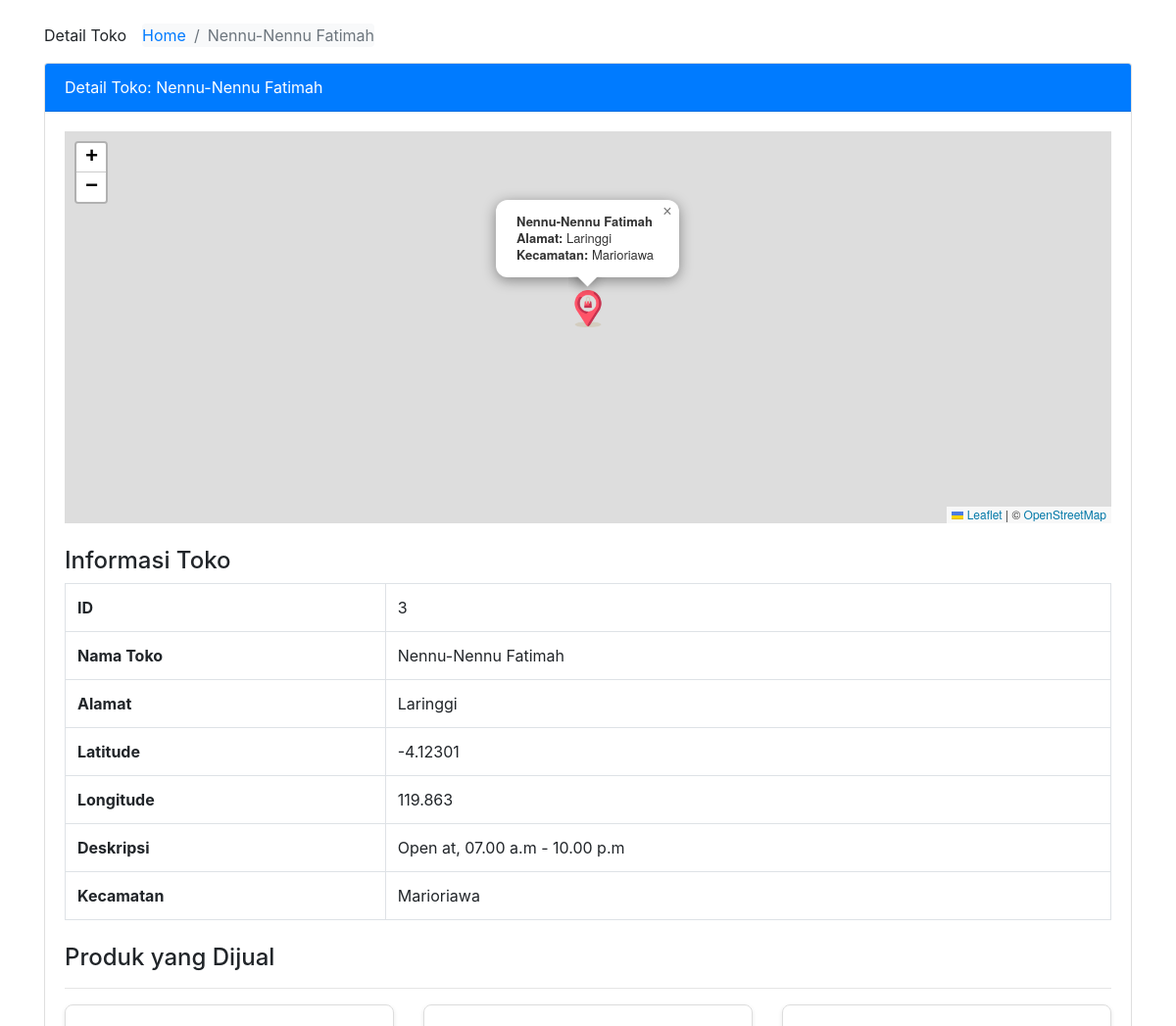
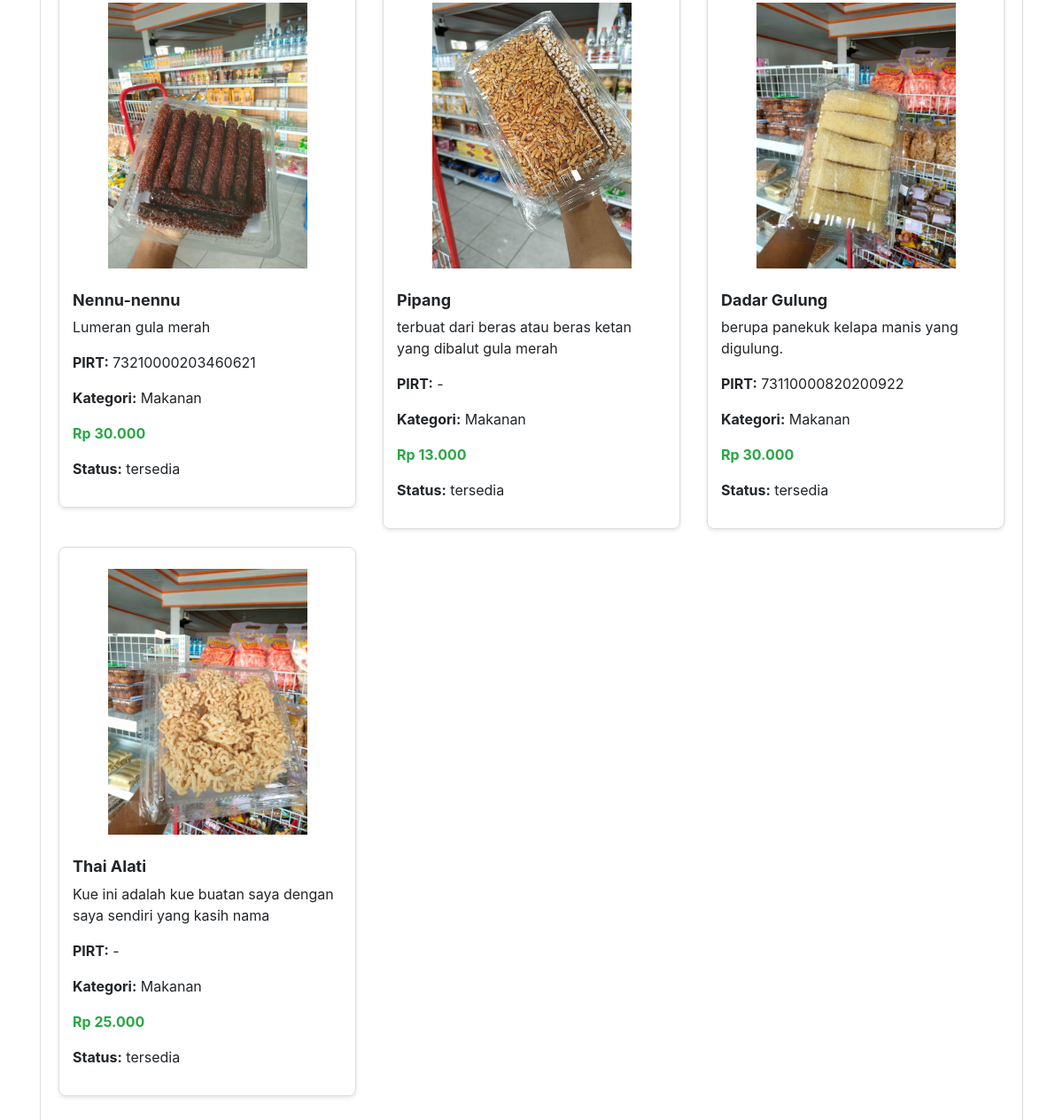
/admin/detailpeta.php?id=3, run on the app's committed database (2 pictures, top to bottom).
### tables this page shows
CREATE TABLE `toko` (
  `id` int(11) NOT NULL,
  `name` varchar(100) NOT NULL,
  `address` varchar(255) NOT NULL,
  `latitude` float NOT NULL,
  `longitude` float NOT NULL,
  `description` text DEFAULT NULL,
  `whatsapp_number` varchar(15) DEFAULT NULL,
  `image_url` varchar(255) NOT NULL,
  `kecamatan_id` int(11) DEFAULT NULL
);

CREATE TABLE `kecamatan` (
  `id` int(11) NOT NULL,
  `name` varchar(100) NOT NULL
);

CREATE TABLE `products` (
  `id` int(11) NOT NULL,
  `name` varchar(100) NOT NULL,
  `category_id` int(11) NOT NULL,
  `PIRT` varchar(255) NOT NULL,
  `description` text DEFAULT NULL,
  `price` decimal(10,2) NOT NULL,
  `stock_status` enum('tersedia','habis') NOT NULL,
  `image_url` varchar(255) DEFAULT NULL,
  `store_id` int(11) NOT NULL
);

CREATE TABLE `categories` (
  `id` int(11) NOT NULL,
  `name` varchar(100) NOT NULL
);

### admin/detailpeta.php (the view, shortened to what this page needs)
<?php
include('../koneksi.php');
$toko_id = isset($_GET['id']) ? $_GET['id'] : 0;
$query_toko = "
    SELECT t.id, t.name AS toko_name, t.address, t.description,
           t.latitude, t.longitude, t.kecamatan_id, k.name AS kecamatan_name
    FROM toko t
    JOIN kecamatan k ON t.kecamatan_id = k.id
    WHERE t.id = $toko_id";
$result_toko = mysqli_query($koneksi, $query_toko);
$toko = mysqli_fetch_assoc($result_toko);
$query_products = "
    SELECT p.id, p.name AS product_name, p.PIRT, p.description,
           p.price, p.stock_status, p.image_url, c.name AS category_name
    FROM products p
    LEFT JOIN categories c ON p.category_id = c.id
    WHERE p.store_id = $toko_id";
$result_products = mysqli_query($koneksi, $query_products);
?>
<!DOCTYPE html>
<html lang="en">
<head>
    <link href="https://stackpath.bootstrapcdn.com/bootstrap/4.5.2/css/bootstrap.min.css" rel="stylesheet">
    <link rel="stylesheet" href="https://unpkg.com/leaflet@1.7.1/dist/leaflet.css" />
</head>
<body>
    <div class="container mt-4">
        <div class="page-breadcrumb d-flex align-items-center mb-3">
            <div class="breadcrumb-title pr-3">Detail Toko</div>
            <nav aria-label="breadcrumb">
                <ol class="breadcrumb mb-0 p-0">
                    <li class="breadcrumb-item"><a href="index.php"><i class='bx bx-home-alt'></i> Home</a></li>
                    <li class="breadcrumb-item active" aria-current="page"><?php echo $toko['toko_name']; ?></li>
                </ol>
            </nav>
        </div>
        <div class="card">
            <div class="card-header">Detail Toko: <?php echo $toko['toko_name']; ?></div>
            <div class="card-body">
                <div id="map"></div>
                <h4 class="mt-4">Informasi Toko</h4>
                <table class="table table-bordered">
                    <tr>
                        <th>ID</th>
                        <td><?php echo $toko['id']; ?></td>
                    </tr>
                    <tr>
                        <th>Nama Toko</th>
                        <td><?php echo $toko['toko_name']; ?></td>
                    </tr>
                    <tr>
                        <th>Alamat</th>
                        <td><?php echo $toko['address']; ?></td>
                    </tr>
                    <tr>
                        <th>Latitude</th>
                        <td><?php echo $toko['latitude']; ?></td>
                    </tr>
                    <tr>
                        <th>Longitude</th>
                        <td><?php echo $toko['longitude']; ?></td>
                    </tr>
                    <tr>
                        <th>Deskripsi</th>
                        <td><?php echo $toko['description']; ?></td>
                    </tr>
                    <tr>
                        <th>Kecamatan</th>
                        <td><?php echo $toko['kecamatan_name']; ?></td>
                    </tr>
                </table>
                <h4 class="mt-4">Produk yang Dijual</h4>
                <hr>
                <div class="row">
                    <?php while ($product = mysqli_fetch_assoc($result_products)) { ?>
                        <div class="col-md-4">
                            <div class="product-card">
                                <br>
                                <img src="../uploads/<?php echo $product['image_url']; ?>" alt="<?php echo $product['product_name']; ?>">
                                <div class="product-card-body">
                                    <h5 class="product-card-title"><?php echo $product['product_name']; ?></h5>
                                    <p><?php echo $product['description']; ?></p>
                                    <p><strong>PIRT:</strong> <?php echo $product['PIRT']; ?></p>
                                    <p><strong>Kategori:</strong> <?php echo $product['category_name']; ?></p>
                                    <p class="product-card-price">Rp <?php echo number_format($product['price'], 0, ',', '.'); ?></p>
                                    <p><strong>Status:</strong> <?php echo $product['stock_status']; ?></p>
                                </div>
                            </div>
                        </div>
                    <?php } ?>
                </div>
</div>
            </div>
        </div>
</body>
</html>

### admin/detailpeta.php (style rules this page uses)
#map { height: 400px; width: 100%; }
.product-card { border: 1px solid #ddd; border-radius: 8px; overflow: hidden; box-shadow: 0 2px 4px rgba(0, 0, 0, 0.1); margin-bottom: 20px; }
.product-card img { display: block; margin: 0 auto; width: auto; max-width: 300%; height: auto; max-height: 300px; object-fit: contain; margin-bottom: 10px; }
.product-card-body { padding: 15px; }
.product-card-title { font-size: 18px; font-weight: bold; }
.product-card-price { color: #28a745; font-weight: bold; }
.breadcrumb { background-color: #f8f9fa; }
.card-header { background-color: #007bff; color: white; }

### data on the page
toko: name "Nennu-Nennu Fatimah", id "3", address "Laringgi", latitude "-4.12301", longitude "119.863", description "Open at, 07.00 a.m - 10.00 p.m", kecamatan.name "Marioriawa"
products: image_url (picture), name "Nennu-nennu", description "Lumeran gula merah", PIRT "73210000203460621", category.name "Makanan", price "30.000", stock_status "tersedia"
products: image_url (picture), name "Pipang", description "terbuat dari beras atau beras ketan yang dibalut gula merah", PIRT "-", category.name "Makanan", price "13.000", stock_status "tersedia"
products: image_url (picture), name "Dadar Gulung", description "berupa panekuk kelapa manis yang digulung.", PIRT "73110000820200922", category.name "Makanan", price "30.000", stock_status "tersedia"
products: image_url (picture), name "Thai Alati", description "Kue ini adalah kue buatan saya dengan saya sendiri yang kasih nama", PIRT "-", category.name "Makanan", price "25.000", stock_status "tersedia"
